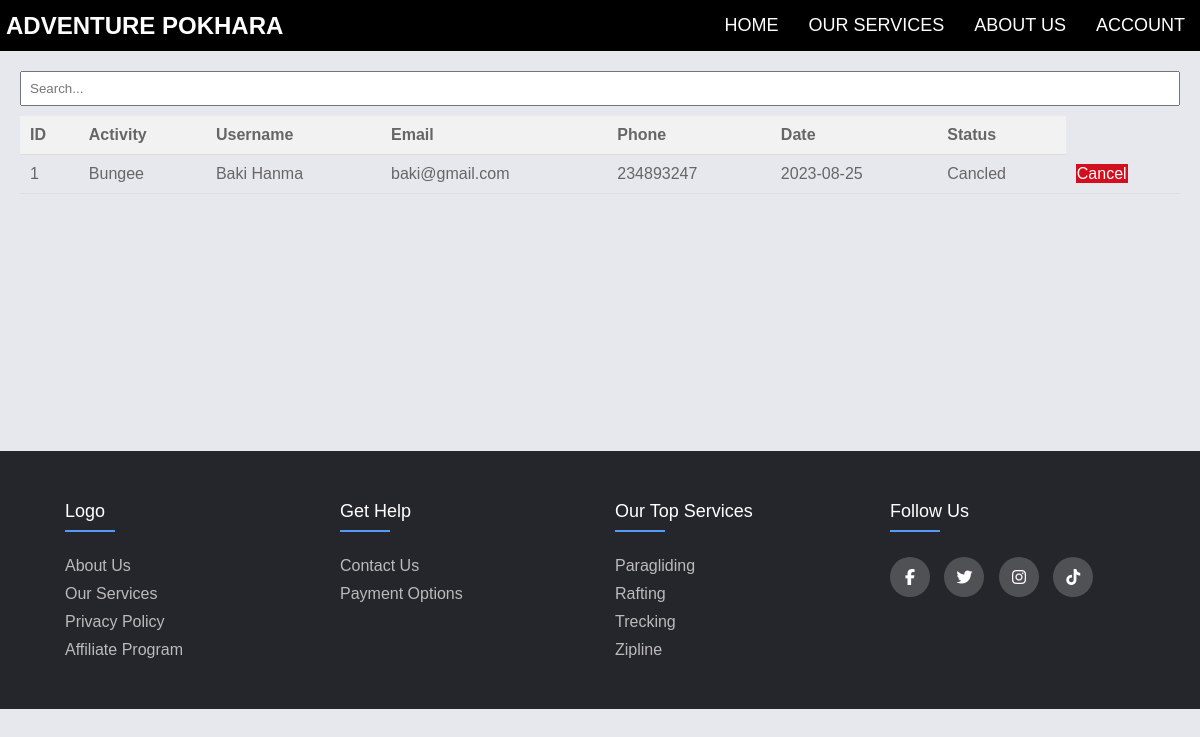
The app's page /extend/history.php (signed in) with its own data.
### tables this page shows
CREATE TABLE `booking` (
  `booking_id` int(11) NOT NULL,
  `booking_date` date NOT NULL,
  `u_name` varchar(255) NOT NULL,
  `u_email` varchar(255) NOT NULL,
  `u_phone` int(10) NOT NULL,
  `u_activity` varchar(255) NOT NULL,
  `Message` varchar(1000) NOT NULL,
  `u_price` int(11) NOT NULL,
  `status` varchar(10) NOT NULL,
  `canceledby` varchar(10) NOT NULL
);

### extend/history.php (the view, shortened to what this page needs)
<?php include '../config/constants.php'?>
<?php include "../extend/navbar.php" ?>
<link rel="stylesheet" href="../style/style.css">
<link rel="stylesheet" href="../style/admin.css">
<link rel="stylesheet" href="../style/table.css">
<main class="main-container">
<div class="table-container">
<input type="text" id="searchInput" placeholder="Search...">
            <table id="dataTable">
              <thead>
                <tr>
                  <th>ID</th>
                  <th>Activity</th>
                  <th>Username</th>
                  <th>Email</th>
                  <th>Phone</th>
                  <th>Date</th>
                  <th>Status</th>
                </tr>
              </thead>
              <tbody>
              <?php
$sql = "SELECT * FROM booking WHERE u_email='$mail'";
  $res = mysqli_query($conn, $sql);
  if($res == TRUE){
    $count = mysqli_num_rows($res);
    $sn =1;
    if($count>0){
      while($rows=mysqli_fetch_assoc($res)){
        $id = $rows['booking_id'];
        $activity = $rows ['u_activity'];
        $uname = $rows['u_name'];
        $email=$rows['u_email'];
        $phone=$rows['u_phone'];
        $date = $rows['booking_date'];
        $status = $rows['status'];
        ?>
        <tr>
        <td><?php echo $sn++ ?></td>
        <td><?php echo $activity ?></td>
        <td><?php echo $uname ?></td>
        <td><?php echo $email ?></td>
        <td><?php echo $phone ?></td>
        <td><?php echo $date ?></td>
        <td><?php echo $status ?></td>
        <td><a href="<?php echo siteurl;?>extend/cancel.php?mail=<?php echo $mail;?>&id=<?php echo $id?>" class="btn-secondary">Cancel</a>
        </td>
      </tr>
        <?php
      }
    }
  }
?>
              </tbody>
            </table>
          </div>
</main>
<?php include "footer.php" ?>

### style/style.css (style rules this page uses)
* { box-sizing: border-box; margin: 0px; padding: 0px; }
body { font-family: Arial, sans-serif; }

### style/admin.css (style rules this page uses)
body { margin: 0; padding: 0; box-sizing: border-box; background-color: #e6e8ed; color: #666666; font-family: "Montserrat", sans-serif; }
.main-container { grid-area: main; overflow-y: auto; padding: 20px 20px; }

### style/table.css (style rules this page uses)
.table-container { max-width: 100%; overflow-x: auto; margin-bottom: 20px; }
#searchInput { margin-bottom: 10px; padding: 8px; width: 100%; box-sizing: border-box; }
#dataTable { width: 100%; border-collapse: collapse; }
.btn-secondary { background-color:rgb(211, 14, 30); color: white; text-decoration: none; padding: 1%; }
#dataTable th, #dataTable td { padding: 10px; text-align: left; border-bottom: 1px solid #ddd; }
#dataTable th { background-color: #f2f2f2; font-weight: bold; }

### extend/history.php (style rules this page uses)
.main-container { height: 50%; }

### records on screen
booking: u_activity "Bungee", u_name "Baki Hanma", u_email "baki@gmail.com", u_phone "234893247", booking_date "2023-08-25", status "Cancled"
